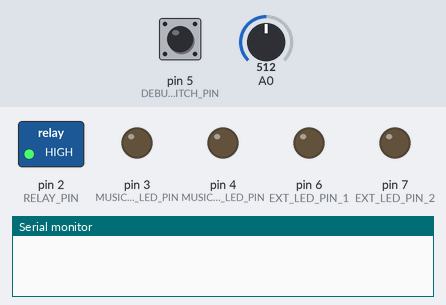
The program below on a simulated Arduino Uno, built with avr-gcc and run on an emulated ATmega328P. On the bench: switched loads named in the program (green lamp = pin HIGH), output pins drawn as LEDs (lit = HIGH), the last lines printed to the serial monitor. The inputs (shaded band) are chosen by the test bench; at power-on: A0 = 512, pin 5 (DEBUG_SWITCH_PIN) HIGH.

Above: at 0.1 s.
At 1.7 s:
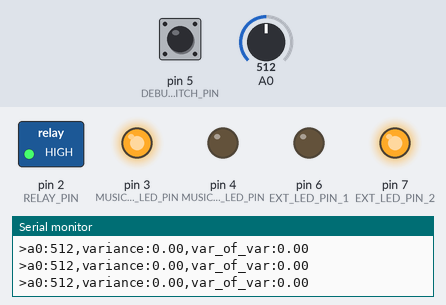
1.8 s: A0 set to 518
At 4.5 s:
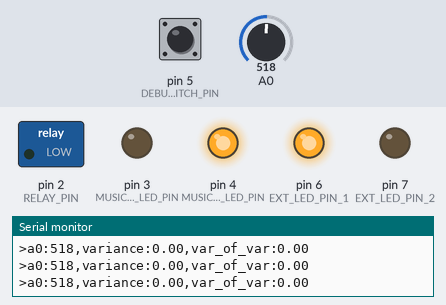
4.8 s: pin 5 (DEBUG_SWITCH_PIN) pulled LOW for 1 s
8.8 s: A0 set to 511
10.3 s: pin 5 (DEBUG_SWITCH_PIN) pulled LOW for 3.2 s
16.5 s: pin 5 (DEBUG_SWITCH_PIN) pulsed LOW 2 times (0.12 s each, 0.3 s apart)
20.1 s: pin 5 (DEBUG_SWITCH_PIN) pulled LOW for 0.15 s
Timing chart, 0 to 23.1 s (numbered marks = the images above; inputs shaded):
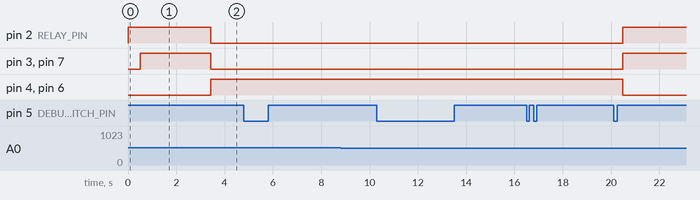

Measured:
- the behaviour switches between 517 and 518 on A0 (found by bisection; images 1 and 2)
- after the input at 1.8 s, pin 2 (RELAY_PIN), pin 3 (MUSIC_OFF_LED_PIN), pin 7 (EXT_LED_PIN_2): HIGH → LOW after 1.6 s; pin 4 (MUSIC_ON_LED_PIN), pin 6 (EXT_LED_PIN_1): LOW → HIGH after 1.6 s

The program:

main.cpp
```cpp
#include "Arduino.h"

// Constants
constexpr int SAMPLE_EVERY_MS = 10; // How often to sample / run the loop (ms)

// Buffer sizes
constexpr int SAMPLE_BUFFER_SIZE = 25; // Raw samples buffer size
constexpr int VAR_BUFFER_SIZE = 25;    // Variance values buffer size

// Thresholds for detection
constexpr float VAR_OF_VAR_THRESHOLD = 5.0f; // Threshold for variance of variance to detect music

// Timing constants
constexpr uint32_t BOOT_DELAY_MS = 500U;                  // delay before we start the music detection
constexpr uint32_t TURN_ON_DELAY_MS = 1U * 1000U;         // min length of active signal to be considered as music (on debug 1 second is used)
constexpr uint32_t TURN_OFF_DELAY_MS = 10U * 60U * 1000U; // delay before we turn off the power (on debug 10 seconds is used)

constexpr int RELAY_PIN = 2;         // Pin for relay control
constexpr int MUSIC_OFF_LED_PIN = 3; // Pin for status LED
constexpr int MUSIC_ON_LED_PIN = 4;  // Pin for status LED
constexpr int DEBUG_SWITCH_PIN = 5;  // Pin to turn on/off debug output
constexpr int EXT_LED_PIN_1 = 6;     // Pin for external status LED (high/low)
constexpr int EXT_LED_PIN_2 = 7;     // Pin for external status LED (low/high)


// Generic circular buffer template with statistical functions
template <typename T, size_t SIZE>
class CircularBuffer
{
private:
    T m_buffer[SIZE];
    size_t m_head;
    size_t m_count;

    T get_(size_t index) const
    {
        return m_buffer[(m_head - 1 - index + SIZE) % SIZE];
    }

public:
    CircularBuffer() : m_head(0), m_count(0)
    {
        memset(m_buffer, 0, sizeof(m_buffer));
    }

    void push(T value)
    {
        m_buffer[m_head] = value;
        m_head = (m_head + 1) % SIZE;
        if (m_count < SIZE)
        {
            m_count++;
        }
    }

    T get(size_t index) const
    {
        if (index >= m_count)
            return T();
        return get_(index);
    }

    size_t size() const
    {
        return m_count;
    }

    bool isFull() const
    {
        return m_count == SIZE;
    }

    // Calculate mean of buffer values
    float mean() const
    {
        if (m_count == 0)
            return 0.0f;

        float sum = 0.0f;
        for (size_t i = 0; i < m_count; i++)
        {
            sum += get_(i);
        }
        return sum / m_count;
    }

    // Calculate variance of buffer values
    float variance() const
    {
        if (m_count <= 1)
            return 0.0f;

        float avg = mean();
        float sumSquareDiff = 0.0f;

        for (size_t i = 0; i < m_count; i++)
        {
            float diff = get_(i) - avg;
            sumSquareDiff += diff * diff;
        }

        return sumSquareDiff / (m_count - 1); // Sample variance
    }
};

// Buffer instances
CircularBuffer<int, SAMPLE_BUFFER_SIZE> g_SampleBuffer;
CircularBuffer<float, VAR_BUFFER_SIZE> g_VarBuffer;

// Global variables
float g_currentVariance = 0.0f;
float g_varOfVar = 0.0f;
bool g_isDebugOn = false;

// Global variables for timing
unsigned long g_musicStartTime = 0;
unsigned long g_silenceStartTime = 0;

// Global state variables
bool g_statsInitialized = false;
bool g_musicActive = false;

// Calculate variance and update all buffers with new sample
void updateVarianceMetrics(int newSample)
{
    // Add sample to the main buffer
    g_SampleBuffer.push(newSample);

    // Only proceed with variance calculation when buffer has enough samples
    if (g_SampleBuffer.isFull())
    {
        // Calculate and store current variance
        g_currentVariance = g_SampleBuffer.variance();
        g_VarBuffer.push(g_currentVariance);

        // Calculate variance of variance when enough variance samples are collected
        if (g_VarBuffer.isFull())
        {
            g_varOfVar = g_VarBuffer.variance();

            g_statsInitialized = true;
        }
    }
}

// Detect music based on variance metrics
void detectMusic()
{
    unsigned long currentTime = millis();
    bool musicSignalDetected = false;

    if (g_statsInitialized)
    {
        // Music is detected when variance or variance-of-variance exceeds thresholds
        musicSignalDetected = (g_varOfVar > VAR_OF_VAR_THRESHOLD);
    }

    // Handle music state transitions with timing
    if (musicSignalDetected)
    {
        g_silenceStartTime = 0; // Reset silence timer

        if (!g_musicActive)
        {
            const auto turnOnDelay = g_isDebugOn ? (1U * 1000U) : TURN_ON_DELAY_MS; // Use shorter delay for debug mode
            if (g_musicStartTime == 0)
            {
                g_musicStartTime = currentTime; // Start music timer
            }
            else if (currentTime - g_musicStartTime > turnOnDelay)
            {
                g_musicActive = true; // Activate music state after delay
                // Serial.println("Music detected");
            }
        }
    }
    else // Silence detected
    {
        g_musicStartTime = 0; // Reset music timer

        if (g_musicActive)
        {
            const auto turnOffDelay = g_isDebugOn ? (10U * 1000U) : TURN_OFF_DELAY_MS; // Use shorter delay for debug mode
            if (g_silenceStartTime == 0)
            {
                g_silenceStartTime = currentTime; // Start silence timer
            }
            else if (currentTime - g_silenceStartTime > turnOffDelay)
            {
                g_musicActive = false; // End music state after silence delay
                // Serial.println("Silence detected");
            }
        }
    }
}

// Handle LED indicators and relay control
void reactOnMusicStatus()
{
    digitalWrite(MUSIC_ON_LED_PIN, g_musicActive ? HIGH : LOW);
    digitalWrite(MUSIC_OFF_LED_PIN, g_musicActive ? LOW : HIGH);
    digitalWrite(RELAY_PIN, g_musicActive ? LOW : HIGH);
    digitalWrite(EXT_LED_PIN_1, g_musicActive ? HIGH : LOW); // External LED 1 on when music is active
    digitalWrite(EXT_LED_PIN_2, g_musicActive ? LOW : HIGH); // External LED 2 off when music is active
}

// ---------------------------------------------------

void setup()
{
    pinMode(DEBUG_SWITCH_PIN, INPUT);
    pinMode(MUSIC_ON_LED_PIN, OUTPUT);
    pinMode(MUSIC_OFF_LED_PIN, OUTPUT);
    pinMode(RELAY_PIN, OUTPUT);
    pinMode(EXT_LED_PIN_1, OUTPUT);
    pinMode(EXT_LED_PIN_2, OUTPUT);

    Serial.begin(9600);

    digitalWrite(MUSIC_ON_LED_PIN, LOW);
    digitalWrite(MUSIC_OFF_LED_PIN, LOW);
    digitalWrite(RELAY_PIN, HIGH); // Turn off relay initially
    digitalWrite(EXT_LED_PIN_1, LOW); // External LED off
    digitalWrite(EXT_LED_PIN_2, LOW); // External LED off

    delay(BOOT_DELAY_MS); // wait for the system to stabilize

    g_isDebugOn = (digitalRead(DEBUG_SWITCH_PIN) == HIGH);
    if (!g_isDebugOn)
    {
        Serial.print("Debugging output is disabled! Flip the jumper to see the Serial plot data.");
        Serial.println();
    }
}

void loop()
{
    g_isDebugOn = (digitalRead(DEBUG_SWITCH_PIN) == HIGH);

    int analogIn = analogRead(A0);

    // Update all statistical metrics
    updateVarianceMetrics(analogIn);

    // Detect music based on statistics
    detectMusic();

    // Update outputs
    reactOnMusicStatus();

    if (g_isDebugOn)
    {
        Serial.print(">a0:"); // raw signal
        Serial.print(analogIn);
        Serial.print(",variance:"); // signal variance
        Serial.print(g_currentVariance);
        Serial.print(",var_of_var:"); // variance of variance
        Serial.print(g_varOfVar);
        Serial.println();
    }

    delay(SAMPLE_EVERY_MS);
}
```
